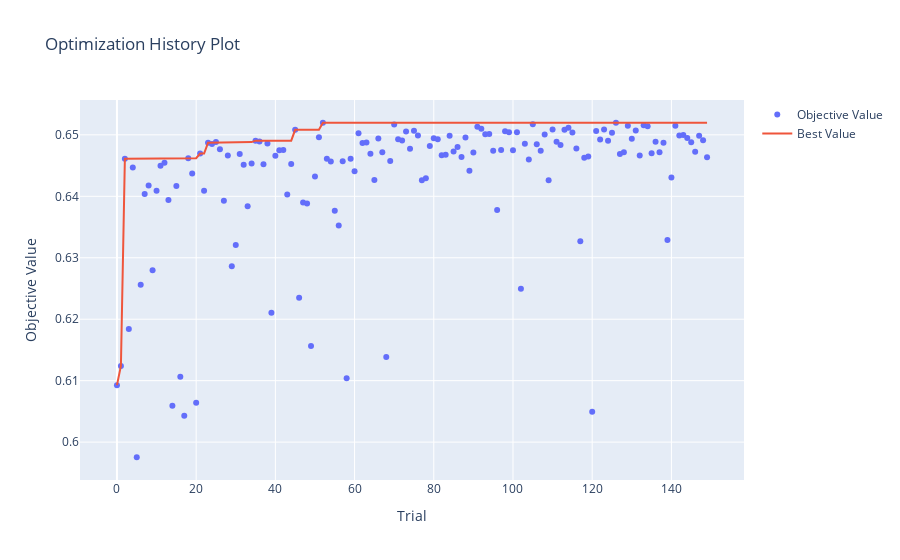

Write notebook code for a chart like this one.
### Code cell
optuna.visualization.plot_optimization_history(study).show()

### Figure 1 — Plotly figure (JSON) as saved in the notebook; plotly's stock layout.template omitted (floating-point values rounded to 4 significant figures; data arrays with more than 128 entries replaced by an {"elided": "..."} marker saying what was removed)
{"data": [{"mode": "markers", "name": "Objective Value", "type": "scatter", "x": {"elided": "150 int values"}, "y": {"elided": "150 float values"}}, {"mode": "lines", "name": "Best Value", "type": "scatter", "x": {"elided": "150 int values"}, "y": {"elided": "150 float values"}}, {"marker": {"color": "#cccccc"}, "mode": "markers", "name": "Infeasible Trial", "showlegend": false, "type": "scatter", "x": [], "y": []}], "layout": {"title": {"text": "Optimization History Plot"}, "xaxis": {"title": {"text": "Trial"}}, "yaxis": {"title": {"text": "Objective Value"}}}}
